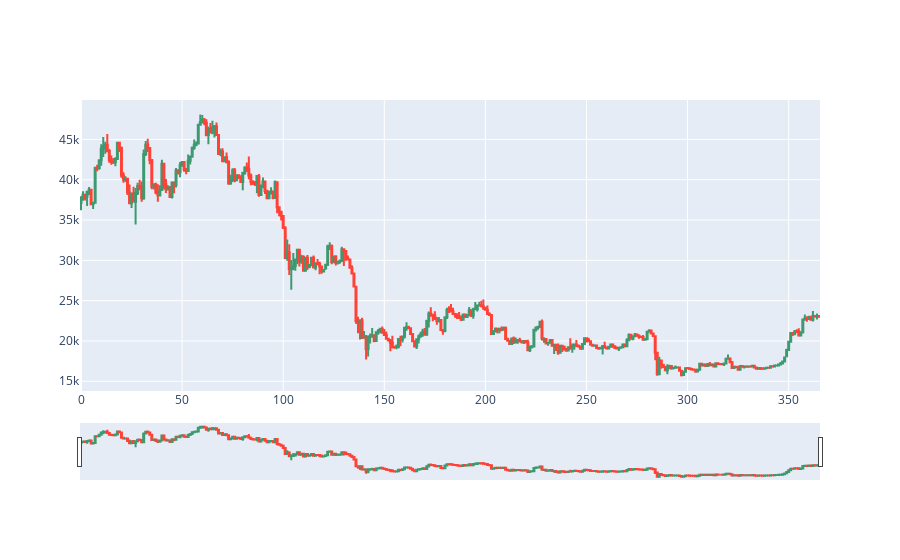

Notebook code for this chart:
### Code cell
# plotting the candle sticks

dfpl = df[0:366]
import plotly.graph_objects as go
from datetime import datetime

fig = go.Figure(data=[go.Candlestick(x=dfpl.index,
                open=dfpl['Open'],
                high=dfpl['High'],
                low=dfpl['Low'],
                close=dfpl['Close'])])

fig.show()

### Figure 1 — Plotly figure (JSON) as saved in the notebook; plotly's stock layout.template omitted (floating-point values rounded to 4 significant figures; data arrays with more than 128 entries replaced by an {"elided": "..."} marker saying what was removed)
{"data": [{"close": {"elided": "366 float values"}, "high": {"elided": "366 float values"}, "low": {"elided": "366 float values"}, "open": {"elided": "366 float values"}, "type": "candlestick", "x": {"elided": "366 int values"}}], "layout": {}}
